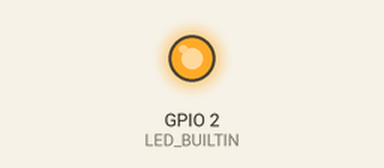
Recording of a sketch running on a simulated ESP8266 (NodeMCU). Parts: output pins drawn as LEDs (lit = HIGH, except the on-board LED, lit = LOW).

Above: at 0.05 s.
At 2.25 s:
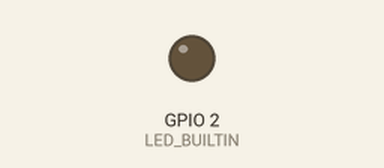
Timing chart, 0 to 3.0 s (numbered marks = the images above):
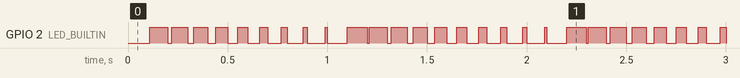

The sketch:

NodeMCU_Ticker_test.ino
```cpp
/*
  Passing paramters to Ticker callbacks
  Apart from void(void) functions, the Ticker library supports
  functions taking one argument. This argument's size has to be less or
  equal to 4 bytes (so char, short, int, float, void*, char* types will do).
  This sample runs two tickers that both call one callback function,
  but with different arguments.
  The built-in LED will be pulsing.
*/

#include <Ticker.h>

Ticker tickerSetHigh;
Ticker tickerSetLow;

void setPin(int state) {
  digitalWrite(LED_BUILTIN, state);
}

void setup() {
  pinMode(LED_BUILTIN, OUTPUT);
  digitalWrite(1, LOW);

  // every 25 ms, call setPin(0)
  tickerSetLow.attach_ms(100, setPin, 0);

  // every 26 ms, call setPin(1)
  tickerSetHigh.attach_ms(110, setPin, 1);
}

void loop() {
}
```

Measured:
- by itself, GPIO 2 (LED_BUILTIN): repeats every 1.1 s: LOW 0.02 s, HIGH 0.08 s, LOW 0.03 s, HIGH 0.07 s, LOW 0.04 s, HIGH 0.06 s, LOW 0.05 s, HIGH 0.05 s, LOW 0.06 s, HIGH 0.04 s, LOW 0.07 s, HIGH 0.03 s, LOW 0.08 s, HIGH 0.02 s, LOW 0.09 s, HIGH 0.01 s, LOW 0.10 s, HIGH 0.10 s, LOW 0.01 s, HIGH 0.09 s
